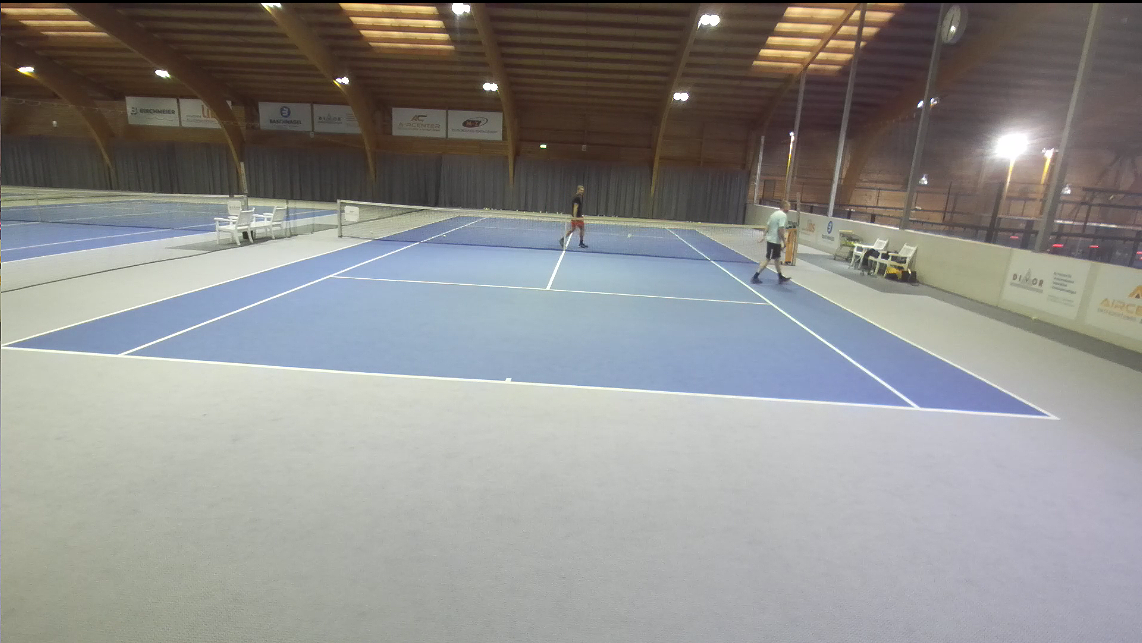
#> input picture grafik.png, 1142 x 643 px
$ python -i tennis_field_detection.py   (imports and definitions only)
#> lines starting #> are read from the running program, lines starting #| are printed output that depends on the picture; after the words box and inside, x2 and y2 are one past the last pixel; in counts of white or black regions, pixels touching at a corner belong together
import cv2
import numpy as np
from sklearn.cluster import DBSCAN
import pyzed.sl as sl

def calculate_slope_intercept(line):
    x1, y1, x2, y2 = line[0]
    if x2 - x1 == 0:  # To avoid division by zero
        return float('inf'), y1 - (float('inf') * x1)  # Infinite slope, intercept calculated using y1
    slope = (y2 - y1) / (x2 - x1)
    y_intercept = y1 - slope * x1
    return y_intercept, slope

def group_and_combine_lines(lines, width):
    line_properties = []
    for line in lines:
        y_intercept, slope = calculate_slope_intercept(line)
        line_properties.append([y_intercept, slope])

    clusters = DBSCAN(eps=10, min_samples=1, n_jobs=-1).fit(line_properties)

    # get left most and right most lines for each cluster
    combined_lines = []
    for cluster in set(clusters.labels_):

        # get all lines in cluster
        cluster_lines = []
        for cluster_label, line in zip(clusters.labels_, lines):
            if cluster_label == cluster:
                cluster_lines.append(line)

        # get left most and right most lines
        left_most_line = min(cluster_lines, key=lambda x: x[0][0])
        right_most_line = max(cluster_lines, key=lambda x: x[0][2])

        # create new line from left most and right most lines
        x1 = left_most_line[0][0]
        y1 = left_most_line[0][1]
        x2 = right_most_line[0][2]
        y2 = right_most_line[0][3]

        if x1 == 0 and x2 == width - 1:
            continue

        properties = calculate_slope_intercept([[x1, y1, x2, y2]])

        combined_lines.append((properties, (x1, y1, x2, y2)))

    return combined_lines

def get_intersection(line1, line2):
    y_intercept1, slope1 = line1
    y_intercept2, slope2 = line2
    x = round((y_intercept2 - y_intercept1) / (slope1 - slope2))
    y = round(slope1 * x + y_intercept1)
    return x, y

def detect_calibration_points(gray):
    edges = cv2.Canny(gray, 50, 200)
    # add dilation to close gaps in edges
    kernel = np.ones((3, 3), np.uint8)
    edges = cv2.dilate(edges, kernel, iterations=1)
    lines = cv2.HoughLinesP(edges, 1, np.pi/360, 40, minLineLength=250, maxLineGap=7)

    filtered_lines = []

    for line in lines:
        x1, y1, x2, y2 = line[0]
        # Calculate the angle of the line using arctan2
        angle = np.abs(np.degrees(np.arctan2(y2 - y1, x2 - x1)))

        if ((0 <= angle <= 3) or (15 <= angle <= 25)):
            filtered_lines.append(line)

    combined_lines = group_and_combine_lines(filtered_lines, gray.shape[1])

    # get horizontal lines closest to bottom of image
    horizontal_lines = [horizontal_line for horizontal_line in combined_lines if np.abs(horizontal_line[0][1]) < 0.1]
    horizontal_lines.sort(key=lambda x: x[1][1], reverse=True)

    side_lines = [side_line for side_line in combined_lines if np.abs(side_line[0][1]) > 0.1]

    left_side_lines = [side_line for side_line in side_lines if side_line[0][1] < 0]
    left_side_lines.sort(key=lambda x: x[0][0])

    right_side_lines = [side_line for side_line in side_lines if side_line[0][1] > 0]
    right_side_lines.sort(key=lambda x: x[0][0])

    base_line = horizontal_lines[0]
    service_line = horizontal_lines[1]
    left_side_line = left_side_lines[0]
    right_side_line = right_side_lines[0]

    base_l = get_intersection(base_line[0], left_side_line[0])
    base_r = get_intersection(base_line[0], right_side_line[0])
    service_l = get_intersection(service_line[0], left_side_line[0])
    service_r = get_intersection(service_line[0], right_side_line[0])

    base_center = (base_l[0] + base_r[0]) // 2, (base_l[1] + base_r[1]) // 2
    service_center = (service_l[0] + service_r[0]) // 2, (service_l[1] + service_r[1]) // 2

    return {
        'base_center': base_center,
        'service_center': service_center,
        'base_l': base_l,
        'base_r': base_r,
        'service_l': service_l,
        'service_r': service_r
    }

# [67 lines not run here, left out]

>>> import cv2
>>> picture = cv2.imread('../grafik.png', cv2.IMREAD_GRAYSCALE)
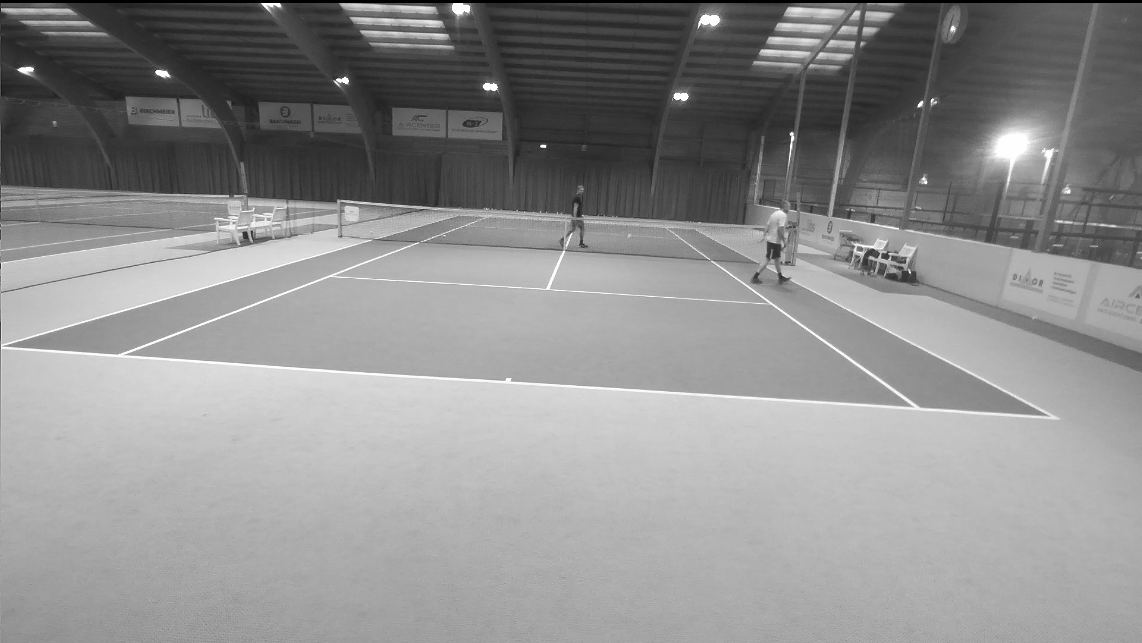
#> picture: shape (643, 1142); min 0, max 255, mean 142.2
>>> result = detect_calibration_points(picture)
#> in detect_calibration_points, `edges = cv2.Canny(gray, 50, 200)`:
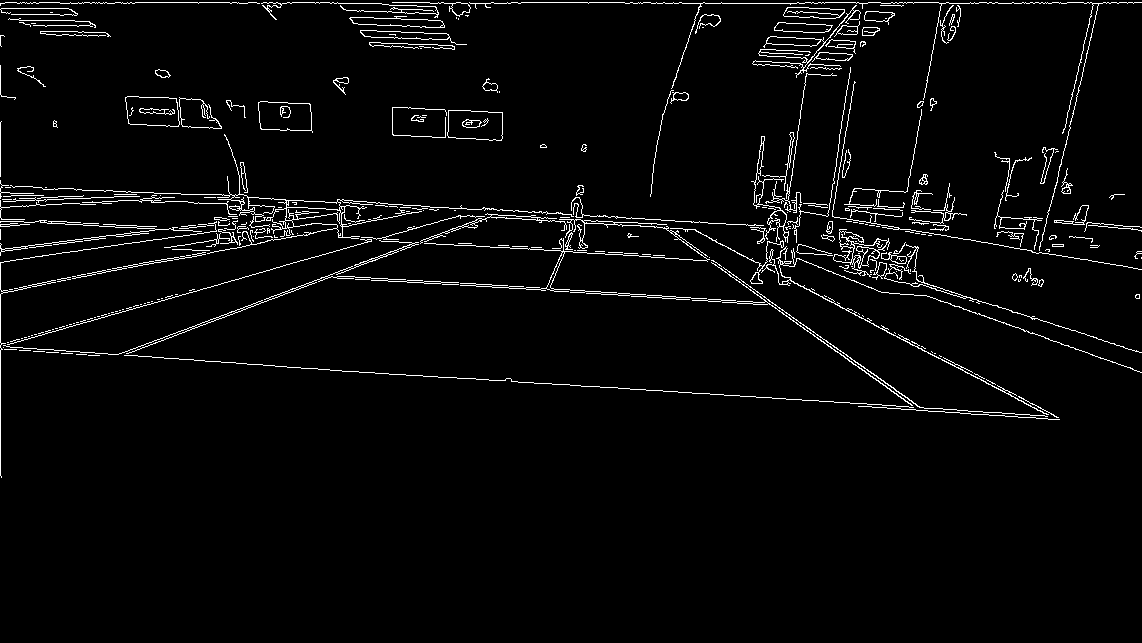
#> edges: shape (643, 1142); 3.2% white in thin lines or dots, all inside (x1, y1, x2, y2) = (0, 2, 1142, 478)
#> in detect_calibration_points, `edges = cv2.dilate(edges, kernel, iterations=1)`:
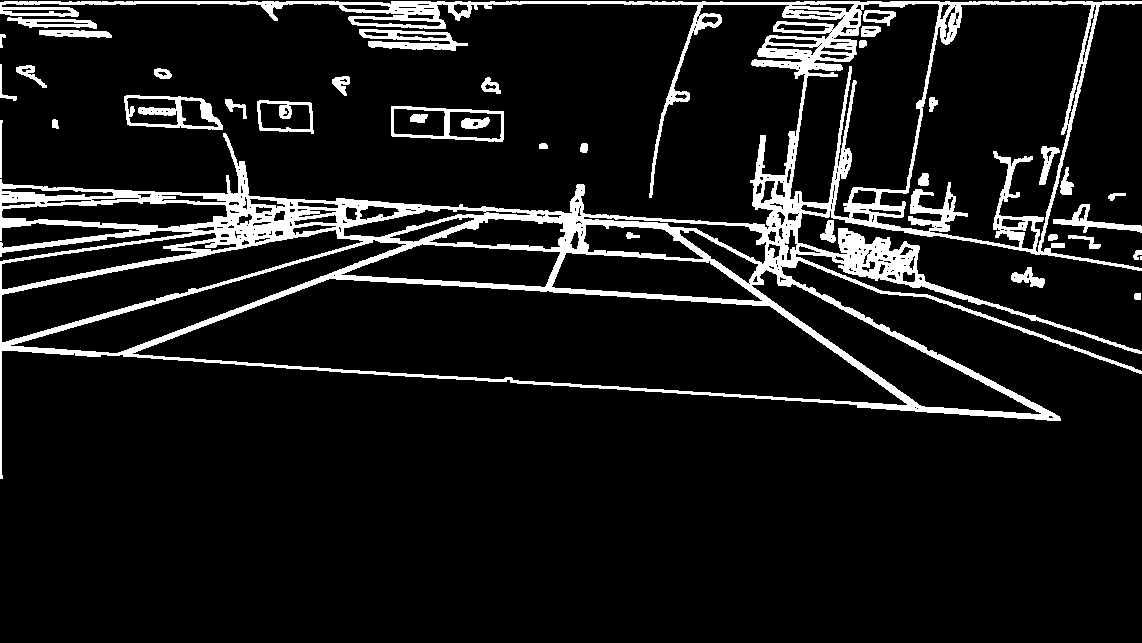
#> edges: shape (643, 1142); 9.7% white; 37 white regions (1 under 20 px), largest, box (x1, y1, x2, y2) and area: (0, 1, 1142, 479) 61542, (124, 95, 223, 130) 1362, (359, 29, 468, 51) 1240
#> in detect_calibration_points, `lines = cv2.HoughLinesP(edges, 1, np.pi/360, 40, minLineLength=250, ma..`: lines = 32 rows, first 6: [391, 2, 1141, 2], [0, 3, 1141, 3], [57, 196, 345, 211], [337, 237, 717, 261], [0, 185, 486, 210], [262, 366, 1057, 415]
#> the loop in detect_calibration_points, `for line in lines:` made 32 passes
#> (x1, y1, x2, y2, angle) on passes 1 to 12: (391, 2, 1141, 2, 0), (0, 3, 1141, 3, 0), (57, 196, 345, 211, 2.98), (337, 237, 717, 261, 3.61), (0, 185, 486, 210, 2.94), (262, 366, 1057, 415, 3.53), (95, 189, 675, 219, 2.96), (69, 1, 338, 1, 0), (0, 348, 581, 384, 3.55), (319, 277, 778, 305, 3.49), (0, 346, 460, 214, 16.01), (324, 275, 774, 302, 3.43)
#> after the loop in detect_calibration_points, `for line in lines:`: filtered_lines = 15 items, first 6: [[391, 2, 1141, 2]], [[0, 3, 1141, 3]], [[57, 196, 345, 211]], [[0, 185, 486, 210]], [[95, 189, 675, 219]], [[69, 1, 338, 1]]
#> the loop in group_and_combine_lines, `for line in lines:` made 15 passes
#> (x1 in calculate_slope_intercept, y1 in calculate_slope_intercept, x2 in calculate_slope_intercept, y2 in calculate_slope_intercept, slope, y_intercept) on passes 1 to 12: (391, 2, 1141, 2, 0, 2), (0, 3, 1141, 3, 0, 3), (57, 196, 345, 211, 0.0521, 193), (0, 185, 486, 210, 0.0514, 185), (95, 189, 675, 219, 0.0517, 184.1), (69, 1, 338, 1, 0, 1), (0, 346, 460, 214, -0.287, 346), (0, 347, 453, 217, -0.287, 347), (122, 354, 496, 215, -0.372, 399.3), (119, 353, 410, 245, -0.371, 397.2), (128, 353, 418, 245, -0.372, 400.7), (115, 353, 402, 246, -0.373, 395.9)
#> after the loop in group_and_combine_lines, `for line in lines:`: line_properties = [[2, 0], [3, 0], [193, 0.0521], [185, 0.0514], [184.1, 0.0517], [1, 0], [346, -0.287], [347, -0.287], [399.3, -0.372], [397.2, -0.371], [400.7, -0.372], [395.9, -0.373], [344.9, -0.287], [347.7, -0.286], [396.8, -0.373]]
#> the loop in group_and_combine_lines, `for cluster in set(clusters.labels_):` made 4 passes
#> (left_most_line, right_most_line, slope in calculate_slope_intercept, y_intercept in calculate_slope_intercept) on passes 2, 4: ([[0, 185, 486, 210]], [[95, 189, 675, 219]], 0.0504, 185), ([[115, 353, 402, 246]], [[122, 354, 496, 215]], -0.362, 394.7)
#> (left_most_line, right_most_line) on pass 1: ([[0, 3, 1141, 3]], [[391, 2, 1141, 2]])
#> after the loop in group_and_combine_lines, `for cluster in set(clusters.labels_):`: combined_lines = [((185, 0.0504), (0, 185, 675, 219)), ((346, -0.287), (0, 346, 460, 214)), ((394.7, -0.362), (115, 353, 496, 215))]
#> in detect_calibration_points, `horizontal_lines = [horizontal_line for horizontal_line in combined_li..`: horizontal_lines = [((185, 0.0504), (0, 185, 675, 219))]
#> in detect_calibration_points, `side_lines = [side_line for side_line in combined_lines if np.abs(side..`: side_lines = [((346, -0.287), (0, 346, 460, 214)), ((394.7, -0.362), (115, 353, 496, 215))]
#> in detect_calibration_points, `left_side_lines = [side_line for side_line in side_lines if side_line[..`: left_side_lines has the same summary as side_lines
#> in detect_calibration_points, `right_side_lines = [side_line for side_line in side_lines if side_line..`: right_side_lines = []
#> in detect_calibration_points, `base_line = horizontal_lines[0]`: base_line = ((185, 0.0504), (0, 185, 675, 219))
#> (the run stopped early here; a loop or call above may not have finished)
